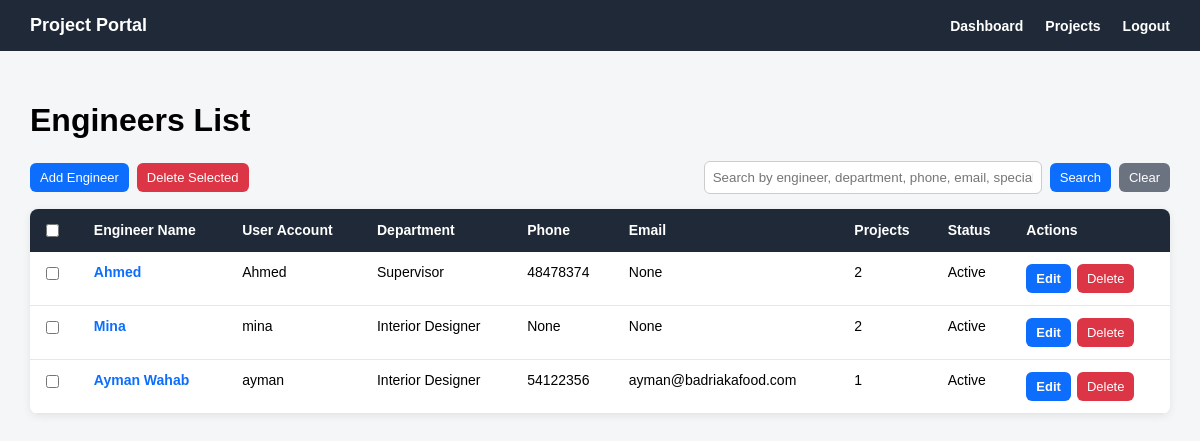
The page /engineers/ (signed in) on the database as committed earlier.
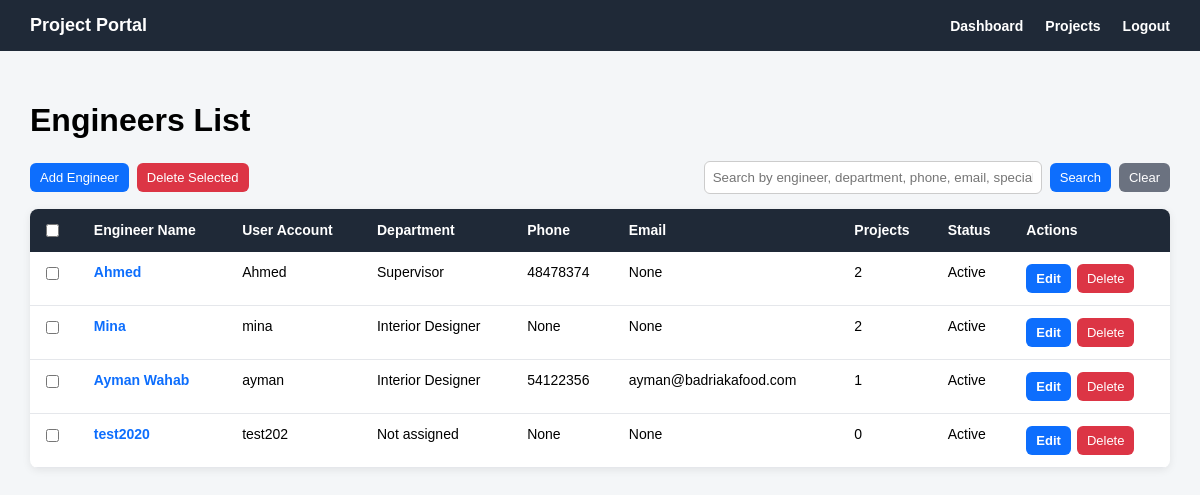
The same page on the database as committed later.
### engineers/models.py (models this page shows, shortened)
class Engineer(models.Model):
    class Department(models.TextChoices):
        INTERIOR_DESIGNER = 'INTERIOR_DESIGNER', 'Interior Designer'
        MECHANICAL_ENGINEER = 'MECHANICAL_ENGINEER', 'Mechanical Engineer'
        ELECTRICAL_ENGINEER = 'ELECTRICAL_ENGINEER', 'Electrical Engineer'
        SUPERVISOR = 'SUPERVISOR', 'Supervisor'
        ARCHITECT = 'ARCHITECT', 'Architect'
    user = models.OneToOneField(
        settings.AUTH_USER_MODEL,
        on_delete=models.CASCADE,
        related_name='engineer_profile'
    )
    engineer_name = models.CharField(max_length=150)
    department = models.CharField(
        max_length=50,
        choices=Department.choices,
        blank=True,
        null=True
    )
    phone = models.CharField(max_length=30, blank=True, null=True)
    email = models.EmailField(blank=True, null=True)
    specialization = models.CharField(max_length=150, blank=True, null=True)
    is_active = models.BooleanField(default=True)
    created_at = models.DateTimeField(auto_now_add=True)

### accounts/models.py (models this page shows)
class User(AbstractUser):
    class Role(models.TextChoices):
        ADMIN = 'ADMIN', 'Admin'
        ENGINEER = 'ENGINEER', 'Engineer'
        CLIENT = 'CLIENT', 'Client'
    role = models.CharField(
        max_length=20,
        choices=Role.choices,
        default=Role.CLIENT
    )

### engineers/views.py (the view, shortened to what this page needs)
# urls.py: path('', engineer_list_view, name='engineer_list'),
@login_required
def engineer_list_view(request):
    if request.user.role != 'ADMIN':
        engineers = Engineer.objects.none()
    else:
        engineers = Engineer.objects.all()
    search_query = request.GET.get('q')
    return render(request, 'engineers/engineer_list.html', {
        'engineers': engineers,
        'search_query': search_query,
    })

### templates/engineers/engineer_list.html (shortened to what the changed rows need)
{% extends 'base.html' %}
{% block content %}
<div class="page-header">
    <h1>Engineers List</h1>
</div>
{% if engineers %}
    <table class="engineers-table">
        <tr>
            {% if request.user.role == 'ADMIN' %}
                <th>
                    <input type="checkbox" onclick="toggleEngineerCheckboxes(this)">
                </th>
            {% endif %}
            <th>Engineer Name</th>
            <th>User Account</th>
            <th>Department</th>
            <th>Phone</th>
            <th>Email</th>
            <th>Projects</th>
            <th>Status</th>
            {% if request.user.role == 'ADMIN' %}
                <th>Actions</th>
            {% endif %}
        </tr>
        {% for engineer in engineers %}
            <tr>
                {% if request.user.role == 'ADMIN' %}
                    <td>
                        <input type="checkbox"
                               name="selected_engineers"
                               value="{{ engineer.pk }}"
                               form="bulkDeleteEngineersForm">
                    </td>
                {% endif %}
                <td>
                    <a href="{% url 'engineers:engineer_detail' engineer.pk %}">
                        {{ engineer.engineer_name }}
                    </a>
                </td>
                <td>{{ engineer.user.username }}</td>
                <td>
                    {% if engineer.department %}
                        {{ engineer.get_department_display }}
                    {% else %}
                        Not assigned
                    {% endif %}
                </td>
                <td>{{ engineer.phone }}</td>
                <td>{{ engineer.email }}</td>
                <td>{{ engineer.projects.count }}</td>
                <td>
                    {% if engineer.is_active %}
                        Active
                    {% else %}
                        Inactive
                    {% endif %}
                </td>
                {% if request.user.role == 'ADMIN' %}
                    <td>
                        <div class="table-actions">
                            <a href="{% url 'engineers:engineer_edit' engineer.pk %}" class="btn btn-primary">
                                Edit
                            </a>
                            <form method="post"
                                  action="{% url 'engineers:engineer_delete' engineer.pk %}"
                                  style="margin: 0;"
                                  onsubmit="return confirm('Are you sure you want to delete this engineer? This may affect projects assigned to this engineer.');">
                                <button type="submit" class="btn btn-danger">
                                    Delete
                                </button>
                            </form>
                        </div>
                    </td>
                {% endif %}
            </tr>
        {% endfor %}
    </table>
{% endif %}
{% endblock %}

Rows that differ between the two databases and show on the page:
added Engineer: engineer_name "test2020", user.username "test202", shows "Not assigned", phone "None", email "None", projects.count "0", is_active "Active"
